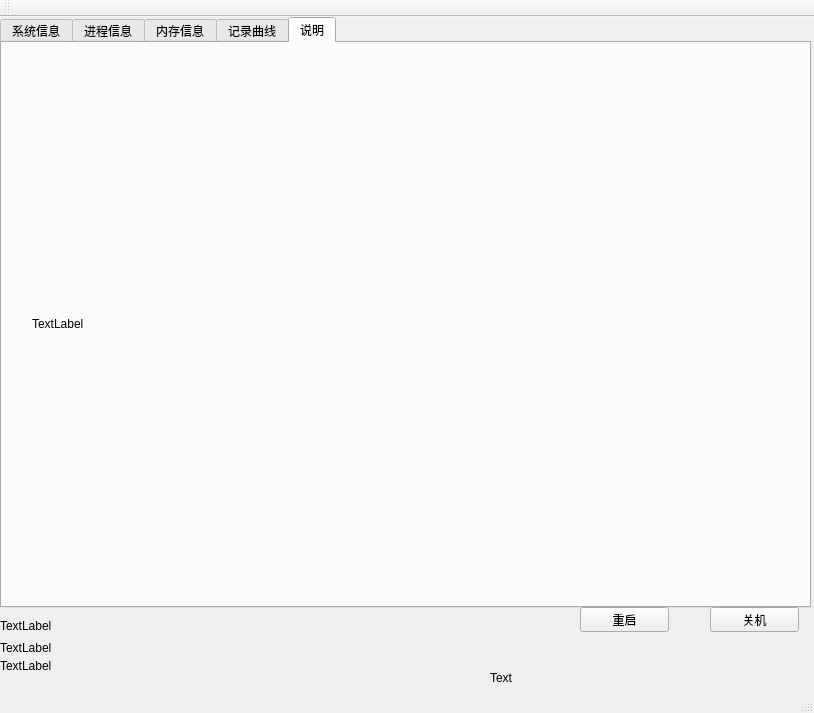
<?xml version="1.0" encoding="UTF-8"?>
<ui version="4.0">
 <class>MainWindow</class>
 <widget class="QMainWindow" name="MainWindow">
  <property name="geometry">
   <rect>
    <x>0</x>
    <y>0</y>
    <width>814</width>
    <height>713</height>
   </rect>
  </property>
  <property name="windowTitle">
   <string>MainWindow</string>
  </property>
  <widget class="QWidget" name="centralWidget">
   <widget class="QLabel" name="ShowTime">
    <property name="geometry">
     <rect>
      <x>490</x>
      <y>650</y>
      <width>191</width>
      <height>21</height>
     </rect>
    </property>
    <property name="text">
     <string>Text</string>
    </property>
   </widget>
   <widget class="QTabWidget" name="tabWidget">
    <property name="geometry">
     <rect>
      <x>0</x>
      <y>0</y>
      <width>811</width>
      <height>591</height>
     </rect>
    </property>
    <property name="currentIndex">
     <number>4</number>
    </property>
    <widget class="QWidget" name="tab_1">
     <attribute name="title">
      <string>系统信息</string>
     </attribute>
     <widget class="QLabel" name="OS">
      <property name="geometry">
       <rect>
        <x>10</x>
        <y>20</y>
        <width>131</width>
        <height>17</height>
       </rect>
      </property>
      <property name="text">
       <string>T</string>
      </property>
     </widget>
     <widget class="QLabel" name="OS_1">
      <property name="geometry">
       <rect>
        <x>60</x>
        <y>60</y>
        <width>551</width>
        <height>17</height>
       </rect>
      </property>
      <property name="text">
       <string>TextLabel</string>
      </property>
     </widget>
     <widget class="QLabel" name="OS_2">
      <property name="geometry">
       <rect>
        <x>60</x>
        <y>100</y>
        <width>561</width>
        <height>17</height>
       </rect>
      </property>
      <property name="text">
       <string>TextLabel</string>
      </property>
     </widget>
     <widget class="QLabel" name="OS_3">
      <property name="geometry">
       <rect>
        <x>60</x>
        <y>140</y>
        <width>541</width>
        <height>17</height>
       </rect>
      </property>
      <property name="text">
       <string>TextLabel</string>
      </property>
     </widget>
     <widget class="QLabel" name="CPU">
      <property name="geometry">
       <rect>
        <x>10</x>
        <y>190</y>
        <width>141</width>
        <height>17</height>
       </rect>
      </property>
      <property name="text">
       <string>TextLabel</string>
      </property>
     </widget>
     <widget class="QLabel" name="CPU_1">
      <property name="geometry">
       <rect>
        <x>60</x>
        <y>230</y>
        <width>601</width>
        <height>17</height>
       </rect>
      </property>
      <property name="text">
       <string>TextLabel</string>
      </property>
     </widget>
     <widget class="QLabel" name="CPU_2">
      <property name="geometry">
       <rect>
        <x>60</x>
        <y>270</y>
        <width>611</width>
        <height>17</height>
       </rect>
      </property>
      <property name="text">
       <string>TextLabel</string>
      </property>
     </widget>
     <widget class="QLabel" name="OpenTime">
      <property name="geometry">
       <rect>
        <x>60</x>
        <y>420</y>
        <width>641</width>
        <height>17</height>
       </rect>
      </property>
      <property name="text">
       <string>TextLabel</string>
      </property>
     </widget>
     <widget class="QLabel" name="RunTime">
      <property name="geometry">
       <rect>
        <x>60</x>
        <y>460</y>
        <width>641</width>
        <height>17</height>
       </rect>
      </property>
      <property name="text">
       <string>TextLabel</string>
      </property>
     </widget>
     <widget class="QLabel" name="CPU_3">
      <property name="geometry">
       <rect>
        <x>60</x>
        <y>310</y>
        <width>581</width>
        <height>17</height>
       </rect>
      </property>
      <property name="text">
       <string>TextLabel</string>
      </property>
     </widget>
     <widget class="QLabel" name="CPU_4">
      <property name="geometry">
       <rect>
        <x>60</x>
        <y>350</y>
        <width>571</width>
        <height>17</height>
       </rect>
      </property>
      <property name="text">
       <string>TextLabel</string>
      </property>
     </widget>
    </widget>
    <widget class="QWidget" name="tab_2">
     <attribute name="title">
      <string>进程信息</string>
     </attribute>
     <widget class="QTableWidget" name="ProcessInfo">
      <property name="geometry">
       <rect>
        <x>10</x>
        <y>10</y>
        <width>631</width>
        <height>531</height>
       </rect>
      </property>
     </widget>
     <widget class="QLabel" name="total">
      <property name="geometry">
       <rect>
        <x>540</x>
        <y>540</y>
        <width>67</width>
        <height>17</height>
       </rect>
      </property>
      <property name="text">
       <string>TextLabel</string>
      </property>
     </widget>
     <widget class="QPushButton" name="Search">
      <property name="geometry">
       <rect>
        <x>660</x>
        <y>310</y>
        <width>121</width>
        <height>25</height>
       </rect>
      </property>
      <property name="text">
       <string>PushButton</string>
      </property>
     </widget>
     <widget class="QLabel" name="Pid">
      <property name="geometry">
       <rect>
        <x>660</x>
        <y>360</y>
        <width>131</width>
        <height>17</height>
       </rect>
      </property>
      <property name="text">
       <string>TextLabel</string>
      </property>
     </widget>
     <widget class="QLabel" name="Pname">
      <property name="geometry">
       <rect>
        <x>660</x>
        <y>390</y>
        <width>131</width>
        <height>17</height>
       </rect>
      </property>
      <property name="text">
       <string>TextLabel</string>
      </property>
     </widget>
     <widget class="QLabel" name="Pstatus">
      <property name="geometry">
       <rect>
        <x>660</x>
        <y>420</y>
        <width>121</width>
        <height>17</height>
       </rect>
      </property>
      <property name="text">
       <string>TextLabel</string>
      </property>
     </widget>
     <widget class="QPushButton" name="Kill">
      <property name="geometry">
       <rect>
        <x>660</x>
        <y>460</y>
        <width>121</width>
        <height>25</height>
       </rect>
      </property>
      <property name="text">
       <string>PushButton</string>
      </property>
     </widget>
     <widget class="QLineEdit" name="SearchInfo">
      <property name="geometry">
       <rect>
        <x>650</x>
        <y>260</y>
        <width>141</width>
        <height>25</height>
       </rect>
      </property>
     </widget>
     <widget class="QPushButton" name="Update">
      <property name="geometry">
       <rect>
        <x>660</x>
        <y>220</y>
        <width>111</width>
        <height>25</height>
       </rect>
      </property>
      <property name="text">
       <string>PushButton</string>
      </property>
     </widget>
    </widget>
    <widget class="QWidget" name="tab_3">
     <attribute name="title">
      <string>内存信息</string>
     </attribute>
     <widget class="QLabel" name="CPU_31">
      <property name="geometry">
       <rect>
        <x>10</x>
        <y>30</y>
        <width>67</width>
        <height>17</height>
       </rect>
      </property>
      <property name="text">
       <string>TextLabel</string>
      </property>
     </widget>
     <widget class="QProgressBar" name="CPU_32">
      <property name="geometry">
       <rect>
        <x>160</x>
        <y>70</y>
        <width>391</width>
        <height>23</height>
       </rect>
      </property>
      <property name="value">
       <number>24</number>
      </property>
     </widget>
     <widget class="QProgressBar" name="MEM_31">
      <property name="geometry">
       <rect>
        <x>160</x>
        <y>420</y>
        <width>391</width>
        <height>23</height>
       </rect>
      </property>
      <property name="value">
       <number>24</number>
      </property>
     </widget>
     <widget class="QProgressBar" name="MEM_32">
      <property name="geometry">
       <rect>
        <x>160</x>
        <y>480</y>
        <width>391</width>
        <height>23</height>
       </rect>
      </property>
      <property name="value">
       <number>24</number>
      </property>
     </widget>
     <widget class="QLabel" name="MEM">
      <property name="geometry">
       <rect>
        <x>10</x>
        <y>150</y>
        <width>67</width>
        <height>17</height>
       </rect>
      </property>
      <property name="text">
       <string>TextLabel</string>
      </property>
     </widget>
     <widget class="QLabel" name="MEM_1">
      <property name="geometry">
       <rect>
        <x>50</x>
        <y>190</y>
        <width>441</width>
        <height>17</height>
       </rect>
      </property>
      <property name="text">
       <string>TextLabel</string>
      </property>
     </widget>
     <widget class="QLabel" name="MEM_2">
      <property name="geometry">
       <rect>
        <x>50</x>
        <y>220</y>
        <width>471</width>
        <height>17</height>
       </rect>
      </property>
      <property name="text">
       <string>TextLabel</string>
      </property>
     </widget>
     <widget class="QLabel" name="MEM_3">
      <property name="geometry">
       <rect>
        <x>50</x>
        <y>260</y>
        <width>521</width>
        <height>17</height>
       </rect>
      </property>
      <property name="text">
       <string>TextLabel</string>
      </property>
     </widget>
     <widget class="QLabel" name="MEM_4">
      <property name="geometry">
       <rect>
        <x>50</x>
        <y>300</y>
        <width>531</width>
        <height>17</height>
       </rect>
      </property>
      <property name="text">
       <string>TextLabel</string>
      </property>
     </widget>
     <widget class="QLabel" name="label">
      <property name="geometry">
       <rect>
        <x>50</x>
        <y>70</y>
        <width>91</width>
        <height>17</height>
       </rect>
      </property>
      <property name="text">
       <string>CPU利用率:</string>
      </property>
     </widget>
     <widget class="QLabel" name="MEM_5">
      <property name="geometry">
       <rect>
        <x>50</x>
        <y>340</y>
        <width>511</width>
        <height>17</height>
       </rect>
      </property>
      <property name="text">
       <string>TextLabel</string>
      </property>
     </widget>
     <widget class="QLabel" name="MEM_6">
      <property name="geometry">
       <rect>
        <x>50</x>
        <y>380</y>
        <width>551</width>
        <height>17</height>
       </rect>
      </property>
      <property name="text">
       <string>TextLabel</string>
      </property>
     </widget>
     <widget class="QLabel" name="label_2">
      <property name="geometry">
       <rect>
        <x>40</x>
        <y>420</y>
        <width>101</width>
        <height>20</height>
       </rect>
      </property>
      <property name="text">
       <string>内存利用率:</string>
      </property>
     </widget>
     <widget class="QLabel" name="label_3">
      <property name="geometry">
       <rect>
        <x>30</x>
        <y>480</y>
        <width>121</width>
        <height>20</height>
       </rect>
      </property>
      <property name="text">
       <string>交换空间利用率:</string>
      </property>
     </widget>
    </widget>
    <widget class="QWidget" name="tab_4">
     <attribute name="title">
      <string>记录曲线</string>
     </attribute>
     <widget class="QChartView" name="View" native="true">
      <property name="geometry">
       <rect>
        <x>20</x>
        <y>0</y>
        <width>771</width>
        <height>541</height>
       </rect>
      </property>
      <widget class="QLabel" name="Value">
       <property name="geometry">
        <rect>
         <x>470</x>
         <y>367</y>
         <width>31</width>
         <height>20</height>
        </rect>
       </property>
       <property name="text">
        <string/>
       </property>
      </widget>
     </widget>
    </widget>
    <widget class="QWidget" name="tab_5">
     <attribute name="title">
      <string>说明</string>
     </attribute>
     <widget class="QLabel" name="detail">
      <property name="geometry">
       <rect>
        <x>30</x>
        <y>10</y>
        <width>791</width>
        <height>541</height>
       </rect>
      </property>
      <property name="text">
       <string>TextLabel</string>
      </property>
     </widget>
    </widget>
   </widget>
   <widget class="QLabel" name="ShowCPU">
    <property name="geometry">
     <rect>
      <x>0</x>
      <y>620</y>
      <width>181</width>
      <height>21</height>
     </rect>
    </property>
    <property name="text">
     <string>TextLabel</string>
    </property>
   </widget>
   <widget class="QLabel" name="ShowMem">
    <property name="geometry">
     <rect>
      <x>0</x>
      <y>600</y>
      <width>161</width>
      <height>17</height>
     </rect>
    </property>
    <property name="text">
     <string>TextLabel</string>
    </property>
   </widget>
   <widget class="QPushButton" name="Reboot">
    <property name="geometry">
     <rect>
      <x>580</x>
      <y>590</y>
      <width>89</width>
      <height>25</height>
     </rect>
    </property>
    <property name="text">
     <string>重启</string>
    </property>
   </widget>
   <widget class="QPushButton" name="Halt">
    <property name="geometry">
     <rect>
      <x>710</x>
      <y>590</y>
      <width>89</width>
      <height>25</height>
     </rect>
    </property>
    <property name="text">
     <string>关机</string>
    </property>
   </widget>
   <widget class="QLabel" name="ShowSwap">
    <property name="geometry">
     <rect>
      <x>0</x>
      <y>640</y>
      <width>191</width>
      <height>17</height>
     </rect>
    </property>
    <property name="text">
     <string>TextLabel</string>
    </property>
   </widget>
   <zorder>tabWidget</zorder>
   <zorder>ShowTime</zorder>
   <zorder>ShowCPU</zorder>
   <zorder>ShowMem</zorder>
   <zorder>Reboot</zorder>
   <zorder>Halt</zorder>
   <zorder>ShowSwap</zorder>
  </widget>
  <widget class="QMenuBar" name="menuBar">
   <property name="geometry">
    <rect>
     <x>0</x>
     <y>0</y>
     <width>814</width>
     <height>28</height>
    </rect>
   </property>
  </widget>
  <widget class="QToolBar" name="mainToolBar">
   <attribute name="toolBarArea">
    <enum>TopToolBarArea</enum>
   </attribute>
   <attribute name="toolBarBreak">
    <bool>false</bool>
   </attribute>
  </widget>
  <widget class="QStatusBar" name="statusBar"/>
 </widget>
 <layoutdefault spacing="6" margin="11"/>
 <customwidgets>
  <customwidget>
   <class>QChartView</class>
   <extends>QWidget</extends>
   <header>qchartview.h</header>
   <container>1</container>
  </customwidget>
 </customwidgets>
 <resources/>
 <connections/>
</ui>
